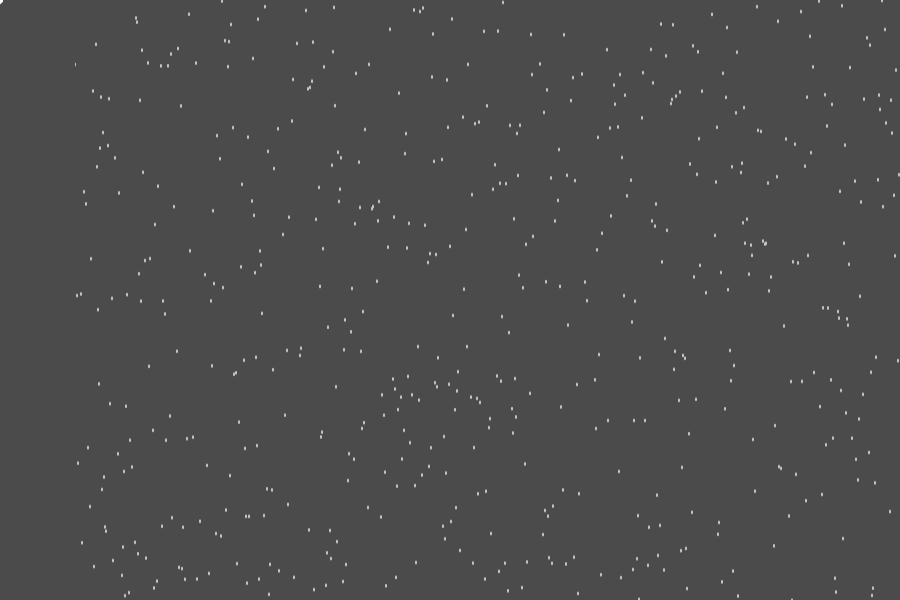
Frame 1 (no input)
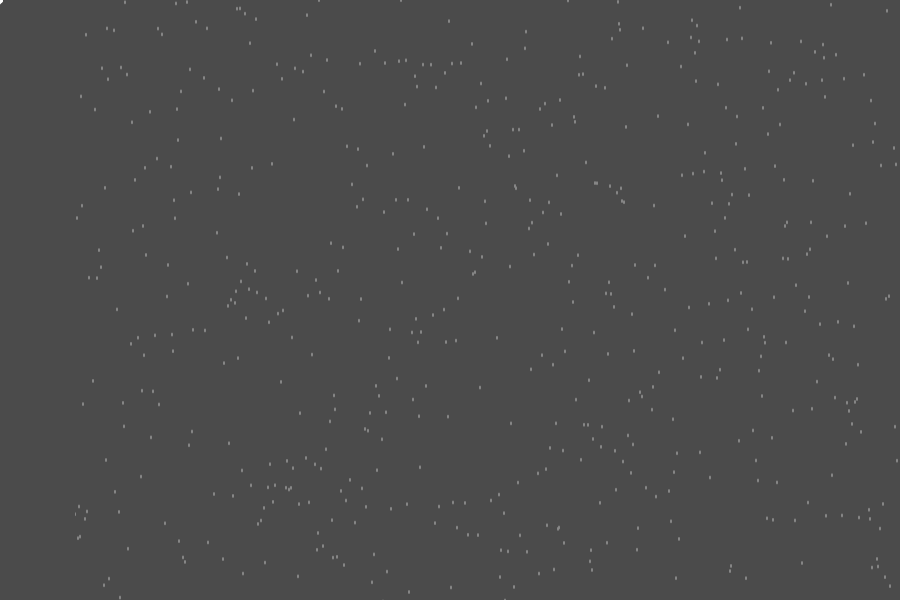
Frame 60 (the mouse pressed at the canvas centre just before this capture)
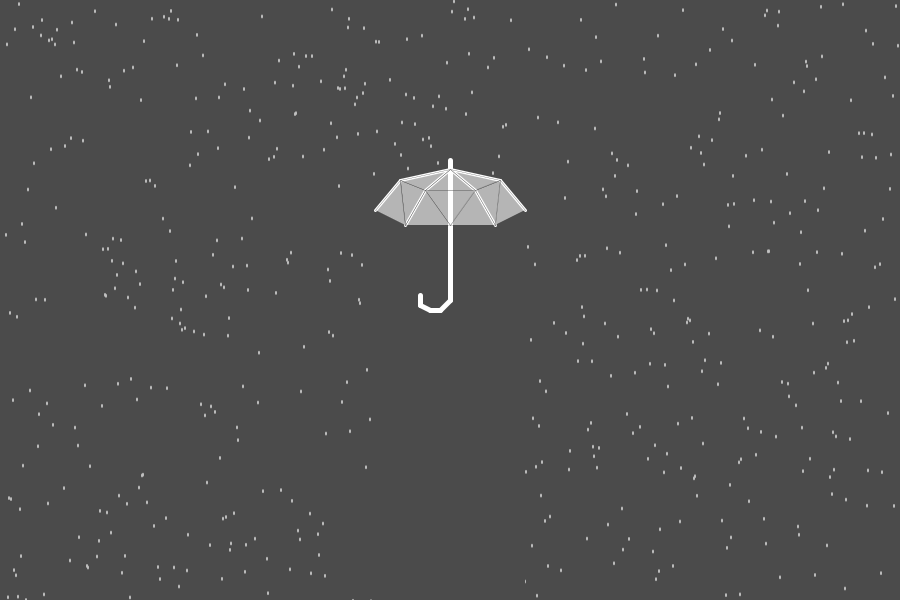
Frame 120 (the mouse held since frame 60 and released just before this capture)

The Processing sketch that drew these frames (run headless with seeded random() and noise(); from frame 60 on, the mouse is pressed at the canvas centre):

// Processing sketch: processing_55152
// ── processing_55152.pde

//Everything else by Sherin Kwan (YSDN Interactivity 1006)
//Original Rain Code by James Davidson at http://openprocessing.org/sketch/17476

void setup(){
  size (900, 600);
  noStroke();
  noCursor();
  background(75);
  fill(75);
  smooth();
  rectMode(CORNERS);
}


void draw(){
  fill(75);
  rect(0,0,width,height);
  
  // Edited Rain code from James Davidson (used integers to simplify and condense many lines of code)
  fill(random(100, 255));
  noStroke();
  for (int x = 4;x<900; x += 1) {
  ellipse(x,random(900), 2, 4);
  }
 
  noStroke();
  fill(75);
  rect(mouseX+75,mouseY+600,mouseX-75,mouseY-120);          // rectangle behind umbrella to block out snow underneath
 
  // umbrella cane below 
  stroke(255);
  strokeWeight(5);  
  line(mouseX, mouseY, pmouseX, mouseY-140);               // centre pole
  line(mouseX, mouseY, mouseX-10, mouseY+10);              // handle part number 1
  line(mouseX-10, mouseY+10, mouseX-20, mouseY+10);        // handle part number 2
  line(mouseX-20, mouseY+10, mouseX-30, mouseY+5);         // handle part number 3
  line(mouseX-30, mouseY+5, mouseX-30,mouseY-5);           // handle part number 4
  
  // umbrella spokes below
  strokeWeight(3);
  line(pmouseX, mouseY-131, pmouseX-50, mouseY-120);       //left
  line(pmouseX, mouseY-131, pmouseX-25, mouseY-110);       //left centre
  line(pmouseX, mouseY-131, pmouseX+50, mouseY-120);       //right
  line(pmouseX, mouseY-131, pmouseX+25, mouseY-110);       //right centre
  
  strokeWeight(3);
  line(pmouseX-50, mouseY-120, pmouseX-75, mouseY-90);    //left
  line(pmouseX-25, mouseY-110, pmouseX-45, mouseY-75);    // left centre
  line(pmouseX+50, mouseY-120, pmouseX+75, mouseY-90);    //right
  line(pmouseX+25, mouseY-110, pmouseX+45, mouseY-75);    // right centre
  
  //colours assigned to keys below
  strokeWeight(0.3);
  stroke(75);
  //noStroke();
   if (key == 'a' || key == 'A') {
        fill(206, 60, 55, 125); 
    } else if (key == 's' || key == 'S') {
        fill(255, 165, 30, 125);
    } else if (key == 'd' || key == 'D') {
        fill(255, 235, 0, 125);
    } else if (key == 'f' || key == 'F') {
        fill(128, 250, 75, 125);
    } else if (key == 'g' || key == 'G') {
        fill(28, 116, 229, 125);
    } else if (key == 'h' || key == 'H') {
        fill(160, 67, 255, 125);
    } else if (key == 'j' || key == 'J') {
        fill(255, 67, 150, 125);
    } else if (key == 'k' || key == 'K') {
        fill(0, 125);
    } else {
        fill(255, 150);                          // default black, 125 alpha
    } 
    
  //center triangles below
  triangle(pmouseX, mouseY-75, pmouseX-25, mouseY-110, pmouseX+25, mouseY-110);    //middle triangle
  triangle(pmouseX, mouseY-75, pmouseX+45, mouseY-75, pmouseX+25, mouseY-110);     //middle right side
  triangle(pmouseX, mouseY-75, pmouseX-25, mouseY-110, pmouseX-45, mouseY-75);     //middle left side 
  triangle(pmouseX, mouseY-131, pmouseX-25, mouseY-110, pmouseX+25, mouseY-110);   //top triangle
  
  //right side triangles below
  triangle(pmouseX+50, mouseY-120, pmouseX+45, mouseY-75, pmouseX+25, mouseY-110); //middle
  triangle(pmouseX+50, mouseY-120, pmouseX+45, mouseY-75, pmouseX+75, mouseY-90);  //right
  triangle(pmouseX+50, mouseY-120, pmouseX, mouseY-131, pmouseX+25, mouseY-110);   //left
  
  //left side triangles
  triangle(pmouseX-50, mouseY-120, pmouseX-45, mouseY-75, pmouseX-25, mouseY-110); //middle
  triangle(pmouseX-50, mouseY-120, pmouseX-45, mouseY-75, pmouseX-75, mouseY-90);  //left
  triangle(pmouseX-50, mouseY-120, pmouseX, mouseY-131, pmouseX-25, mouseY-110);   //right
  
}
